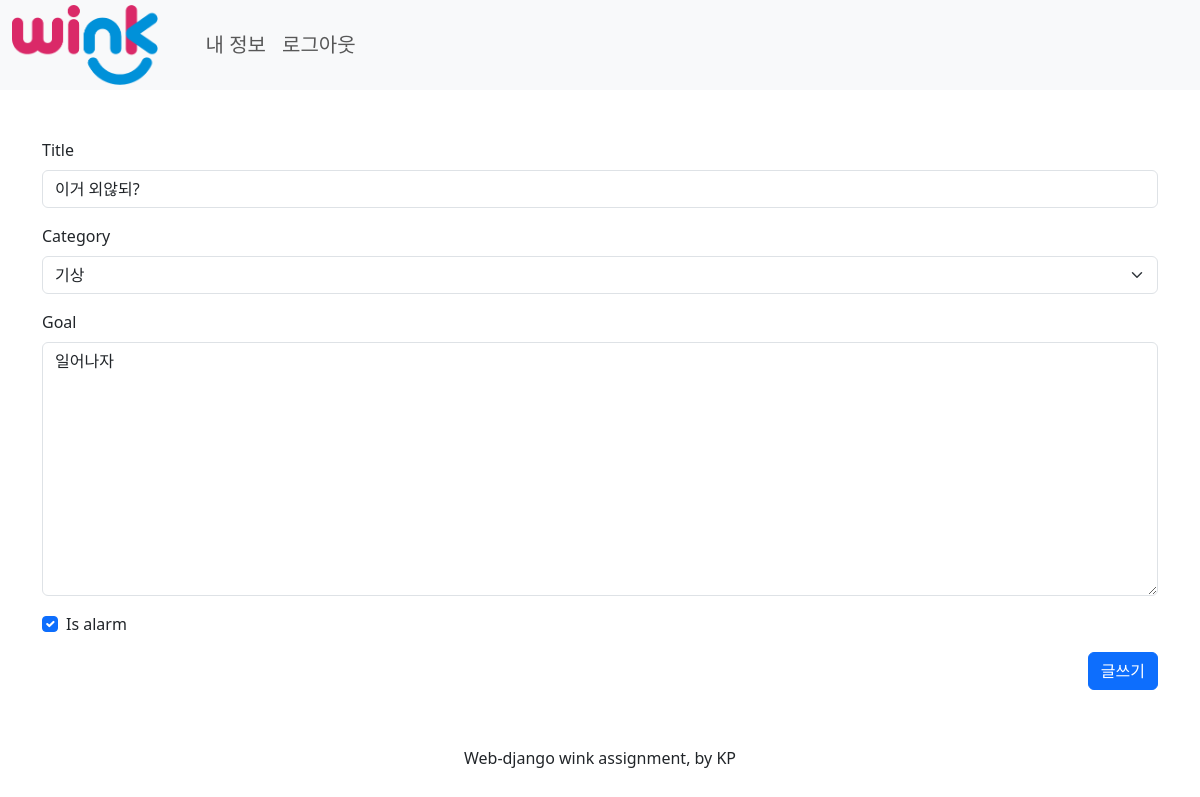
Page /update/2 (signed in) on the committed database.
### articles/models.py (models this page shows)
class Routines(models.Model):
    user = models.ForeignKey(settings.AUTH_USER_MODEL, on_delete=models.CASCADE)
    title = models.CharField(max_length=20)
    MIRACLE = "miracle"
    HOMEWORK = "homework"
    category = models.CharField(
        max_length=9,
        choices=(
            (MIRACLE, "기상"),
            (HOMEWORK, "숙제"),
        ),
        default=MIRACLE,
    )
    goal = models.TextField()
    is_alarm = models.BooleanField(default=False)
    is_deleted = models.BooleanField(default=False)
    created_at = models.DateTimeField(auto_now_add=True)
    modified_at = models.DateTimeField(auto_now=True)

### articles/views.py (the view)
# urls.py: path("update/<int:routine_pk>", views.update, name="update"),
@login_required
def update(request, routine_pk):
    routine = Routines.objects.get(pk=routine_pk)
    routine_day = Routine_day.objects.get(routine_id=routine_pk)
    if request.method == "POST":
        routine_form = RoutineForm(request.POST, request.FILES, instance=routine)
        routine_day_form = Routine_dayForm(
            request.POST, request.FILES, instance=routine_day
        )
        if routine_form.is_valid():
            routine_form.save()
            routine_day_form.save()
            messages.success(request, "글 수정이 완료되었습니다.")
            return redirect("articles:index")
    else:
        routine_form = RoutineForm(instance=routine)
        routine_day_form = Routine_dayForm(instance=routine_day)
    context = {
        "routine_form": routine_form,
        "routine_day_form": routine_day_form,
        "message": {
            "msg": "The routine has been modified.",
            "status": "ROUTINE_UPDATE_OK",
        },
    }
    return render(request, "articles/form.html", context)

### articles/forms.py
class RoutineForm(ModelForm):
    class Meta:
        model = Routines
        fields = ("title", "category", "goal", "is_alarm")

class Routine_dayForm(ModelForm):
    class Meta:
        model = Routine_day
        fields = ("day",)

### articles/templates/articles/form.html (shortened to what this page needs)
{% extends 'base.html' %}
{% load static %}
{% block content %}
{% load django_bootstrap5 %}
{% bootstrap_css %}
<div class="container py-5">
    <form action="" method="POST">
        {% bootstrap_form routine_form %}
        <div class="d-flex justify-content-end">
            <input class="btn btn-primary" type="submit" value="글쓰기">
        </div>
    </form>
</div>
{% endblock %}

### rows in the picture
Routines: title "이거 외않되?", category "기상", goal "일어나자", is_alarm "☑"
